Frame 1 (no input): blank canvas, image omitted
Frame 60 (the mouse pressed at the canvas centre just before this capture): blank canvas, image omitted
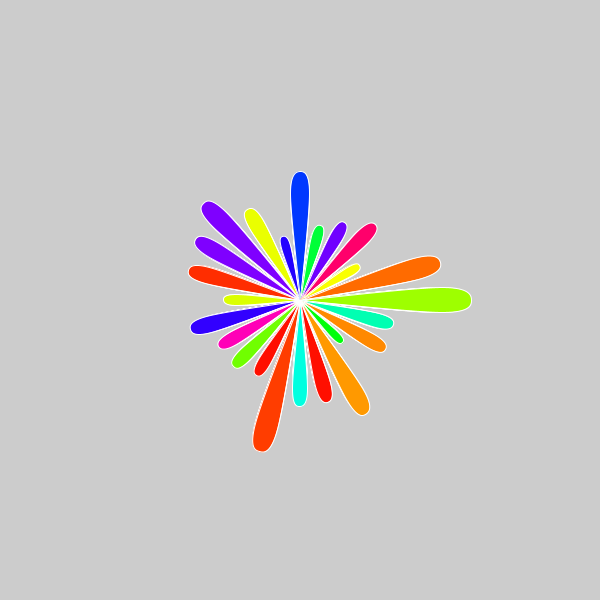
Frame 120 (the mouse held since frame 60 and released just before this capture)

The Processing sketch whose frames 1 and 60 were blank and that drew this single picture after the mouse press (run headless with seeded random() and noise(); from frame 60 on, the mouse is pressed at the canvas centre):

// Processing sketch: processing_111285
// ── processing_111285.pde

FLOWER f; //objet en globale de type flower
boolean inited=false; //permet de savoir si on a fait un premier clip une première fois

void setup(){
  size(600,600);
  frameRate(100);
  smooth(3);
  colorMode(HSB, 100);
 //noLoop(); //pazs de bpoucle au début du doc
}

void draw(){
  if(inited){
  //background(100,0,100); //si on retire le background en boucle, les fleurs se supperposent
  f.animation();
}
}
void mousePressed(){
   f = new FLOWER(mouseX,mouseY); //on veut une nouvelle fleur. cette forme n'existe pa sen natif, on cree donc une classe personnalisée. les deux arg sont les positions x et y de la fleur
  inited=true; //inited devient true car on a cliqué
}
//on déclare une classe FLOWER
class FLOWER{
  float origineX; //5 Coordonnée entre parenthèse : on veut y accéder facilement, on crée donc deux super variables
  float origineY;
  int nb_petals=int(random(15,30));
  float angle=360.0/nb_petals; //rotation des petales, selon le nombre de petal
  PETAL[] dico_petal= new PETAL [nb_petals];  //PETAL (les objets seront de type PETAL) [] (on déclare le tableau)[nb_petals] = taille du tableau

FLOWER(float ox, float oy){ //4 c'ets le constructeur, il porte le meme nom que la classe, et renvoie l'instance de l'objet. Coordonnée entre parenthèse : on veut y accéder facilement, on crée donc deux super variables
//7 on crée un tableau

origineX = ox;
origineY = oy;
 //6 déclaration de l'origine
create_petals();
create_bourgeon();
 
}

void create_petals(){
  

  
    for(int u=0;u<nb_petals;u++){ //on déclare un for à quelle valeur il démare, quelle est sa limite, comment s'incrémente il
    dico_petal[u]= new PETAL();
 
  }
      
}

void animation(){ //permet de redessiner tout le temps tous les objets
    translate (origineX,origineY); //on se place une fois ici, ne pas mettre translate dans la boucle
  for(int u=0;u<dico_petal.length;u++){
    PETAL monpetal = dico_petal[u]; //on va le chercher dans le tableau puis on lui applique la methode "dessine"'
    
    monpetal.dessine();
    rotate(radians(angle));
  }
}
void create_bourgeon(){

}

}
class PETAL{
  float rayon = 0;
  float max_rayon = 200+random(-10,10); //rayon max entre 190 et 210
  //variable de vitesse pour que chaque fleur pousse de manière différente
  float vitesse = random(1,3);
  boolean ended = false;
  float ouverture = 10;//random(-10,10);
  color col = color(int(random(0,100)),100,100);
  float coef = 1.2;
//on met ensuit en place le constructeur
PETAL(){

  
  
}
void dessine(){
  
  //on définit le nom des points
  PVector bez1 = new PVector(); //P vector = vecteur. chacun a un x et un y.
  PVector bez2 = new PVector();
  PVector end = new PVector();
  //on définit la forme
  bez1.x = cos(radians(ouverture/2*-1))*rayon/coef;
  bez1.y = sin(radians(ouverture/2*-1))*rayon/coef;
  bez2.x = cos(radians(ouverture/2))*rayon/coef;
  bez2.y = sin(radians(ouverture/2))*rayon/coef;
  end.x = rayon; //on part de l'origin donc pas besoin de calculer ce point
  end.y = 0;//on part de l'origin donc pas besoin de calculer ce point
  
fill(col);
stroke(100,0,100);//on trace la forme
beginShape();
curveVertex(0,0); //the first control point
curveVertex(0,0); //is also the start point of curve
curveVertex(bez1.x,bez1.y);
curveVertex(end.x,end.y);
curveVertex(bez2.x,bez2.y);
curveVertex(0,0); //the last point of curve
curveVertex(0,0); //is also the last control point
endShape();

test_finished(); //est ce que c'est terminé au niveau de l'objet
}
void test_finished(){ //on teste si le rayon a dépassé le maximum autorisé
  if(rayon<max_rayon){
    rayon+=vitesse;
}
}
}
